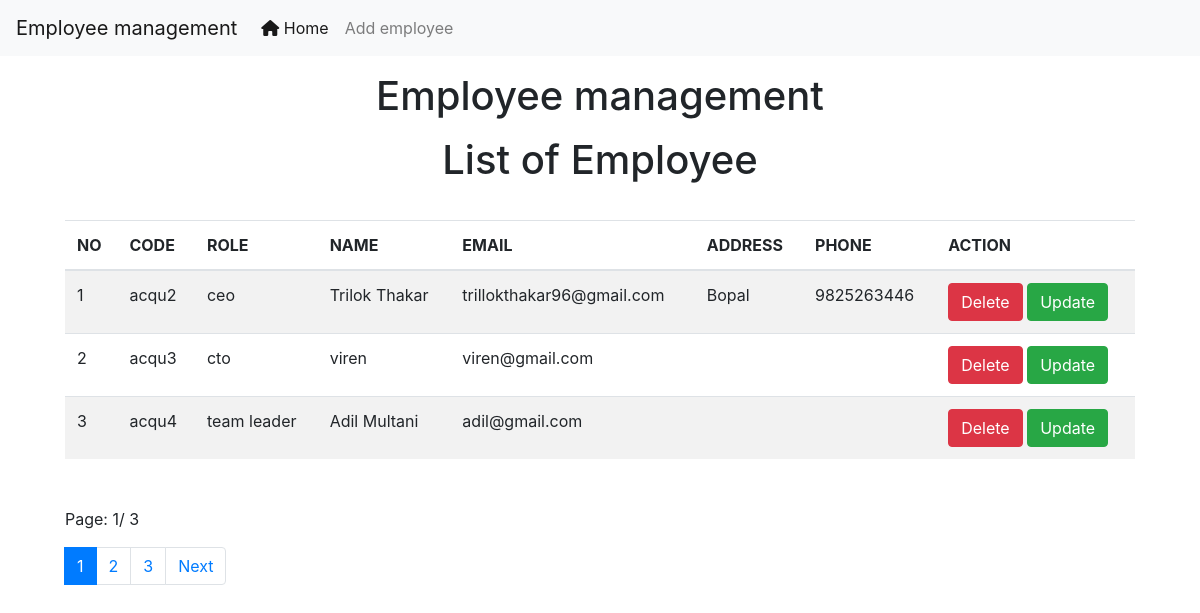
The page / on the database its author committed.
### done/models.py (models this page shows, shortened)
class Employee(models.Model):
    code = models.CharField(max_length=4, unique=True, blank=True, null=True)
    role = models.CharField(max_length=100, choices=ROLE_CHOICES)
    name = models.CharField(max_length=50)
    email = models.CharField(max_length=150)
    address = models.CharField(max_length=200)
    phone = models.CharField(max_length=10)
    is_active = models.BooleanField(default=True)

### done/views.py (the view)
# urls.py: path('',home, name='home'),
def home(request):
    emp = Employee.objects.all()
    paginator = Paginator(emp, 3)
    page_number = request.GET.get('page', 1)
    page = paginator.get_page(page_number)
    start_index = (page.number - 1) * paginator.per_page
    for index, e in enumerate(page, start=start_index + 1):
        e.continuous_number = index
    return render(request, 'home.html', {'page':page, 'messages': messages.get_messages(request)})

### done/templates/home.html (shortened to what this page needs)
<!doctype html>
<html lang="en">
  <head>
    <link rel="stylesheet" href="https://cdn.jsdelivr.net/npm/bootstrap@4.0.0/dist/css/bootstrap.min.css">
  </head>
  <body>
    {% include "navbar.html" %}
    <h1 class='text-center my-3'>Employee management</h1>
    <h1 class='text-center my-3'>List of Employee</h1>
    <div class="container">
      <div class="row">
        <div class="col-md-12">
          <div class="card-body">
            <table class="table table-striped">
              <thead>
                <tr>
                  <th>NO</th>
                  <th>CODE</th>
                  <th>ROLE</th>
                  <th>NAME</th>
                  <th>EMAIL</th>
                  <th>ADDRESS</th>
                  <th>PHONE</th>
                  <th>ACTION</th>
                </tr>
              </thead>
              <tbody>
                {% for e in page.object_list %}
                <tr>
                  <td>{{ e.continuous_number }}</td>
                  <td>{{e.code}}</td>
                  <td>{{e.role}}</td>
                  <td>{{e.name}}</td>
                  <td>{{e.email}}</td>
                  <td>{{e.address}}</td>
                  <td>{{e.phone}}</td>
                  <td>
                    <a href="delete-emp/{{e.code}}" class='btn btn-danger md-sm' onclick="return confirm('Are you sure you want to delete this employee?')">Delete</a>
                    <a href="update-emp/{{e.code}}" class='btn btn-success md-sm'>Update</a>
                  </td>
                </tr>
                {% endfor %}
              </tbody>
            </table>
            <div class="container">
              <div class="row my-5">
                <div class="col-md-">
                  <p>Page: {{page.number}}/ {{page.paginator.num_pages}}</p>
                  <nav aria-label="...">
                    <ul class="pagination">
                      {% for num_page in page.paginator.page_range %}
                      <br>
                      {% if page.number == num_page %}
                      <li class="page-item active" aria-current="page">
                        <a class="page-link" href="{% url 'home' %}?page={{ num_page }}">{{num_page}}</a>
                      </li>
                      {% else %}
                      <li class="page-item" aria-current="page">
                        <a class="page-link" href="{% url 'home' %}?page={{ num_page }}">{{num_page}}</a>
                      </li>
                      {% endif %}
                      <br>
                      {% endfor %}
                      <li class="page-item">
                        {% if page.has_next %}
                        <a class="page-link" href="{% url 'home' %}?page={{page.next_page_number }}">Next</a>
                        {% endif %}
                      </li>
                    </ul>
                  </nav>
                </div>
              </div>
            </div>
          </div>
        </div>
      </div>
    </div>
  </body>
</html>

### done/templates/navbar.html (shortened to what this page needs)
<nav class="navbar navbar-expand-lg navbar-light bg-light">
  <link rel="stylesheet" href="https://cdnjs.cloudflare.com/ajax/libs/font-awesome/6.0.0-beta3/css/all.min.css" />
    <a class="navbar-brand" href="#">Employee management</a>
    <div class="collapse navbar-collapse" id="navbarSupportedContent">
      <ul class="navbar-nav mr-auto">
        <li class="nav-item active">
          <a class="nav-link" href="/"><i class="fas fa-home"></i> Home <span class="sr-only">(current)</span></a>
        </li>
        <li class="nav-item">
          <a class="nav-link" href="/add-emp">Add employee</a>
        </li>
      </ul>
    </div>
  </nav>

### rows shown on the page
Employee: continuous_number "1", code "acqu2", role "ceo", name "Trilok Thakar", email "trillokthakar96@gmail.com", address "Bopal", phone "9825263446"
Employee: continuous_number "2", code "acqu3", role "cto", name "viren", email "viren@gmail.com"
Employee: continuous_number "3", code "acqu4", role "team leader", name "Adil Multani", email "adil@gmail.com"

### other values the page prints
{{ page.number }} "1"
{{ page.paginator.num_pages }} "3"
{{ num_page }} "1"
{{ num_page }} "2" "3"
